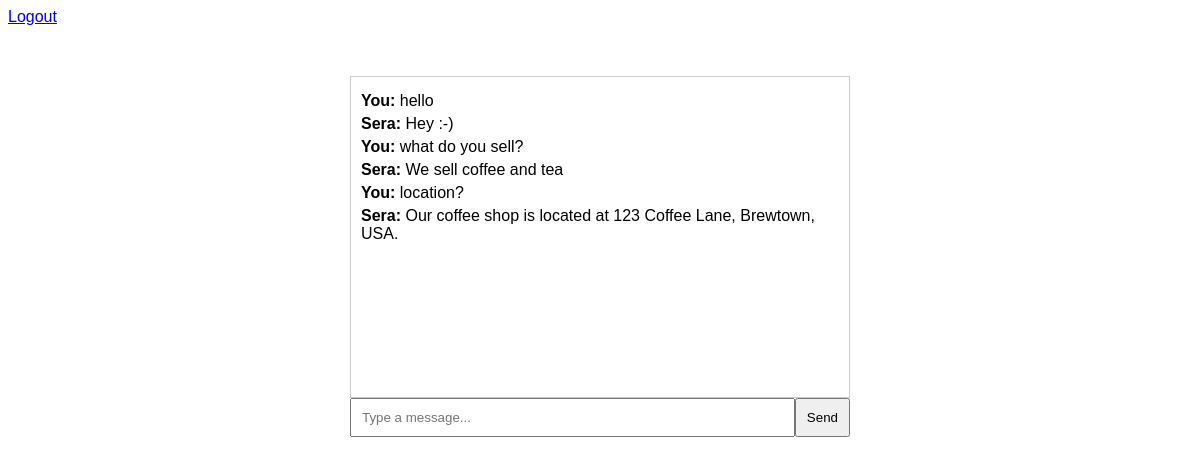
Screenshot of / (signed in) with the database file from the repository.
### tables this page shows
CREATE TABLE chats (
            id INTEGER PRIMARY KEY AUTOINCREMENT,
            user_id INTEGER,
            message TEXT,
            sender TEXT,
            timestamp DATETIME DEFAULT CURRENT_TIMESTAMP,
            FOREIGN KEY (user_id) REFERENCES users (id)
        );

### test.py (the view)
@app.route('/')
def home():
    if 'user_id' in session:
        chat_history = get_chat_history(session['user_id'])
        return render_template('index.html', chat_history=chat_history)
    else:
        return redirect(url_for('login'))

### test.py (called while the page is built)
def init_db():
    conn = sqlite3.connect('chatbot.db')
    return conn

def get_chat_history(user_id):
    conn = init_db()
    cursor = conn.cursor()
    cursor.execute("SELECT message, sender FROM chats WHERE user_id = ?", (user_id,))
    chat_history = cursor.fetchall()
    conn.close()
    return chat_history

### templates/index.html (shortened to what this page needs)
<!DOCTYPE html>
<html lang="en">
<head>
</head>
<body>
    <div class="logout">
        <a href="{{ url_for('logout') }}">Logout</a>
    </div>
    <div class="chat-box">
        <div class="chat-history" id="chat-history">
            {% for message, sender in chat_history %}
                <p><strong>{{ sender }}:</strong> {{ message }}</p>
            {% endfor %}
        </div>
        <div class="input-box">
            <input type="text" id="user-input" placeholder="Type a message...">
            <button onclick="sendMessage()">Send</button>
        </div>
    </div>
</body>
</html>

### templates/index.html (style rules this page uses)
body { font-family: Arial, sans-serif; }
.chat-box { width: 500px; margin: 50px auto; }
.chat-history { border: 1px solid #ccc; height: 300px; padding: 10px; overflow-y: scroll; }
.chat-history p { margin: 5px 0; }
.input-box { display: flex; }
.input-box input { flex: 1; padding: 10px; }
.input-box button { padding: 10px; }

### rows the page displays
chats: sender "You", message "hello"
chats: sender "Sera", message "Hey :-)"
chats: sender "You", message "what do you sell?"
chats: sender "Sera", message "We sell coffee and tea"
chats: sender "You", message "location?"
chats: sender "Sera", message "Our coffee shop is located at 123 Coffee Lane, Brewtown, USA."
